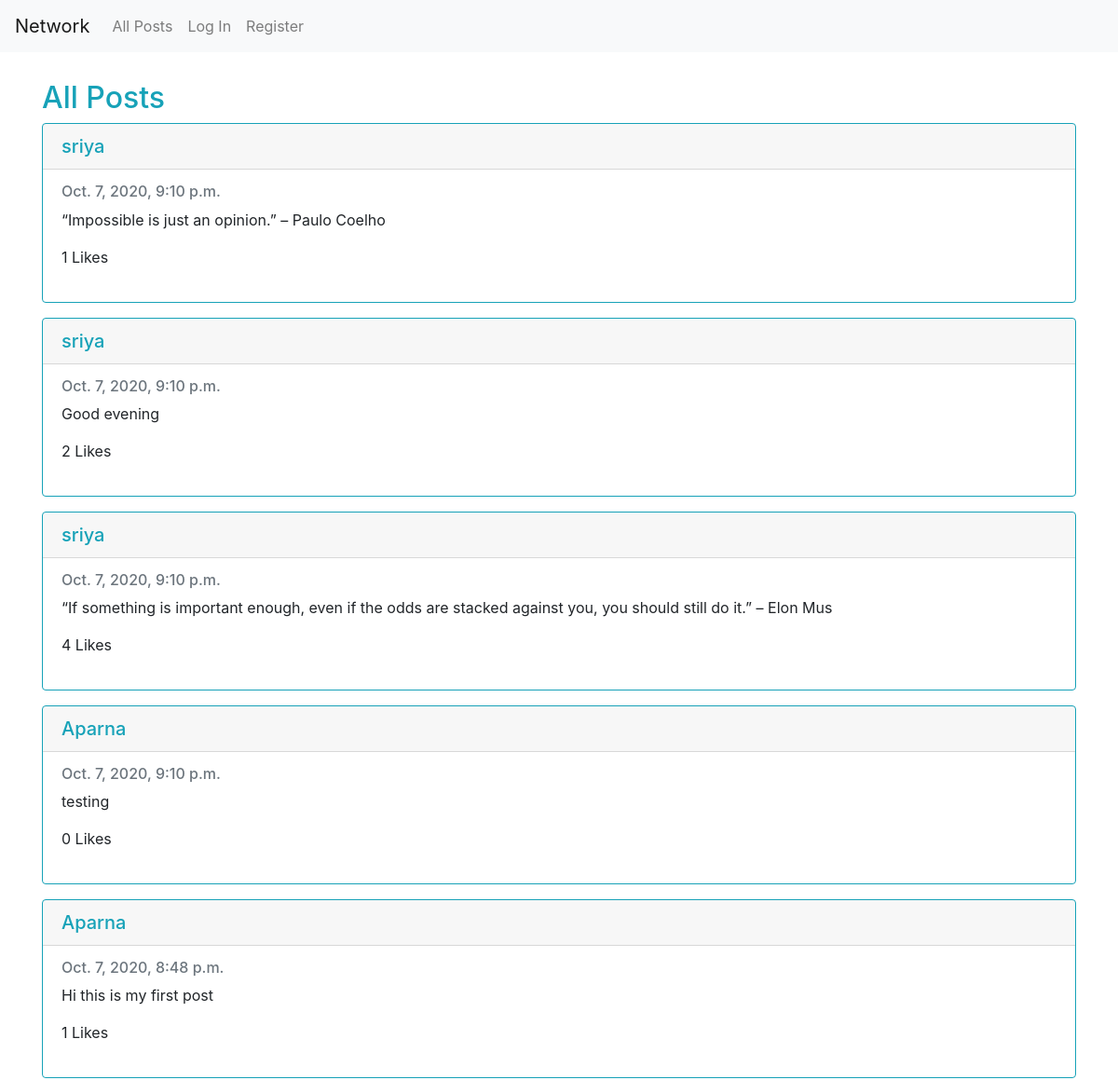
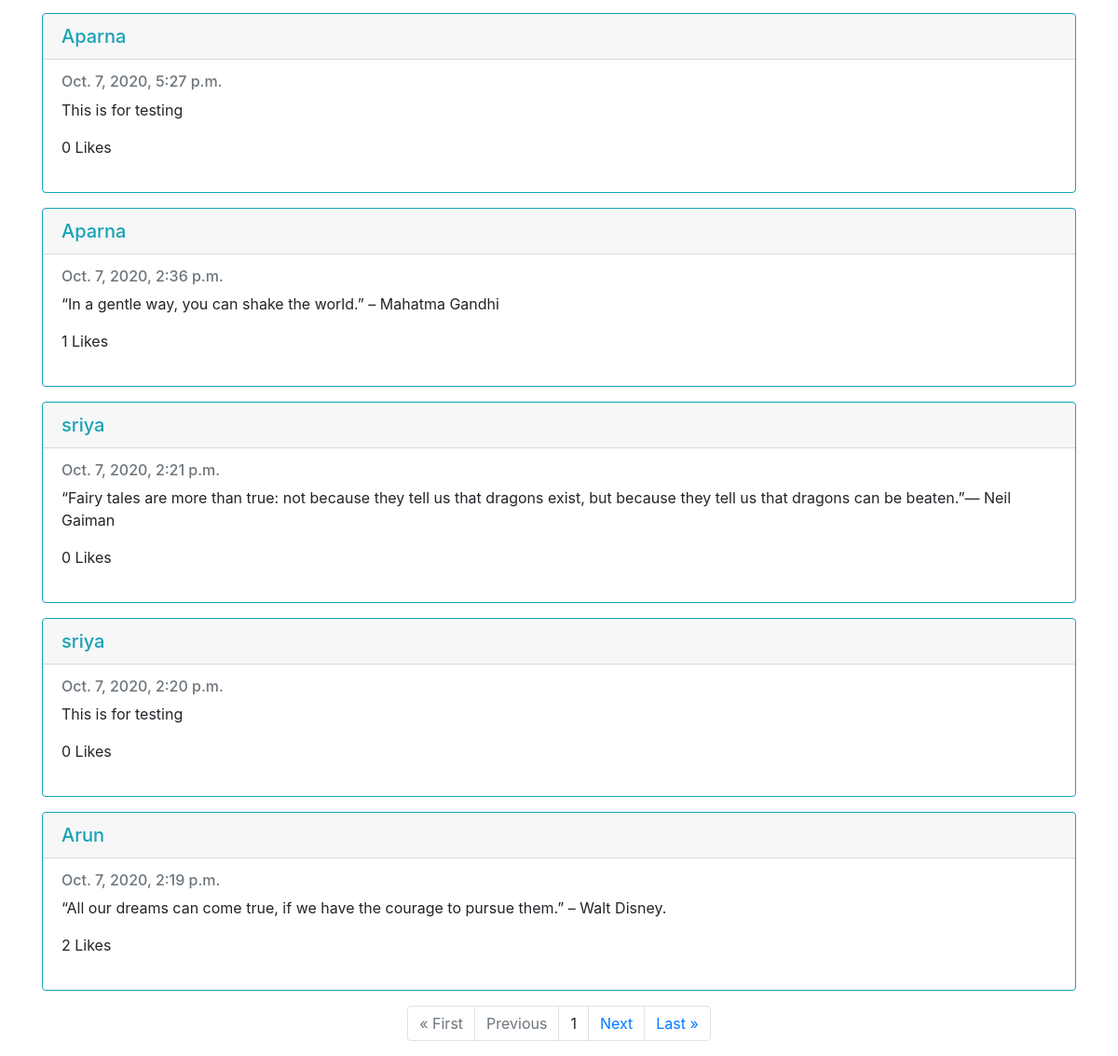
The page / on the database its author committed (2 pictures, top to bottom).
### network/models.py (models this page shows, shortened)
class Post(models.Model):
    content = models.TextField()
    user = models.ForeignKey('User', on_delete=models.CASCADE, related_name='author')
    date = models.DateTimeField(auto_now=True, blank=True)
    liked = models.ManyToManyField('User', default=None, blank=True, related_name='post_likes')

class User(AbstractUser):
    pass

### network/views.py (the view)
# urls.py: path("", views.index, name="index"),
def index(request):
    posts = Post.objects.all().order_by('-date')
    paginator = Paginator(posts, 10)
    page_number = request.GET.get('page')
    page_obj = paginator.get_page(page_number)
    return render(request, "network/index.html", {
        'page_obj': page_obj
    })

### network/templates/network/index.html (shortened to what this page needs)
{% extends "network/layout.html" %}
{% block body %}
<div class="container">
<h2 class="heading">All Posts</h2>
{% for post in page_obj %}
    <div class="card border-info mb-3">
        <h5 class="card-header text-info"><a href="{% url 'profile' post.user %}"> {{ post.user}}</a></h5>
        <div class="card-body ">
            <h6 class="card-subtitle mb-2 text-muted">{{post.date}}</h6>
            <p class="card-text">{{ post.content }}</p>
            {% if user.is_authenticated %}
                {% if request.user == post.user %}
                    <button type="button" class="edit btn btn-link" data-toggle="modal" data-target="#edit">Edit</button>
                    <div class="modal fade" id="edit" tabindex="-1" role="dialog" aria-labelledby="exampleModalCenterTitle" aria-hidden="true">
                        <div class="modal-dialog modal-dialog-centered" role="document">
                            <div class="modal-content new-post-content">
                                <div class="modal-header">
                                <h5 class="modal-title heading" id="exampleModalLongTitle">Edit Post</h5>
                                <button type="button" class="close" data-dismiss="modal" aria-label="Close">
                                    <span aria-hidden="true">&times;</span>
                                </button>
                                </div>
                                <div class="modal-body">
                                    <form method=post action="{% url 'editpost' post_id=post.id %}">
                                        {% csrf_token %}
                                        <textarea rows="10" class="form-control" name="textarea">{{post.content}}</textarea>
                                        <br>
                                        <div class="modal-footer">
                                            <button class="btn btn-outline-dark save" type="submit" value="Save">Save</button>
                                        </div>
                                    </form>
                                </div>
                            </div>
                        </div>
                    </div>
                    <p class="total-likes">{{post.liked.all.count}} Likes</p>
                {% elif request.user in post.liked.all %}
                    <a class="likebutton" href="#" data-catid="{{ post.id }}" id="{{post.id}}" data-total="{{post.liked.all.count}}"  data-value="Unlike" value="submit"><i class="fa fa-heart" id="heart{{post.id}}" style="color:red;"></i><span id="liked{{post.id}}">{{post.liked.all.count}}</span> Likes</a>
                {% else %}
                    <a class="likebutton" href="#" data-catid="{{ post.id }}" id="{{post.id}}" data-total="{{post.liked.all.count}}"  data-value="Like" value="submit"><i class="fa fa-heart" id="heart{{post.id}}" style="color:black;"></i><span id="liked{{post.id}}">{{post.liked.all.count}}</span> Likes</a>
                {% endif %}
            {% else %}
                <p class="total-likes">{{post.liked.all.count}} Likes</p>
            {% endif %}
        </div>
    </div>
{% endfor %}
<ul class="pagination justify-content-center">
    {% if page_obj.has_previous %}
        <li class="page-item"><a href="?page=1" class="page-link">&laquo; First</a></li>
        <li class="page-item"><a href="?page={{ page_obj.previous_page_number }}" class="page-link">Previous</a></li>
    {% else %}
    <li class="page-item disabled"><a class="page-link">&laquo; First</a></li>
    <li class="page-item disabled"><a class="page-link">Previous</a></li>
    {% endif %}
    {% if page_obj.number %}
    <li class="page-item"><a class="page-link">{{ page_obj.number }}</a></li>
    {% else %}
    <li class="page-item"><a class="page-link">0</a></li>
    {% endif %}
    {% if page_obj.has_next %}
    <li class="page-item"><a href="?page={{ page_obj.next_page_number }}" class="page-link">Next</a></li>
    <li class="page-item"><a href="?page={{ page_obj.paginator.num_pages }}" class="page-link">Last &raquo;</a></li>
    {% else %}
    <li class="page-item disabled"><a class="page-link">Next</a></li>
    <li class="page-item disabled"><a class="page-link">Last &raquo;</a></li>
    {% endif %}
</ul>
</div>
{% endblock %}

### network/templates/network/layout.html (shortened to what this page needs)
{% load static %}
<!DOCTYPE html>
<html lang="en">
    <head>
        <link rel="stylesheet" href="https://stackpath.bootstrapcdn.com/bootstrap/4.4.1/css/bootstrap.min.css">
        <link href="{% static 'network/styles.css' %}" rel="stylesheet">
        <link rel="stylesheet" href="https://cdnjs.cloudflare.com/ajax/libs/font-awesome/4.7.0/css/font-awesome.min.css">
    </head>
    <body>
        <nav class="navbar navbar-expand-lg navbar-light bg-light">
            <a class="navbar-brand" href="#">Network</a>
            <div>
              <ul class="navbar-nav mr-auto">
                <li class="nav-item">
                  <a class="nav-link" href="{% url 'index' %}">All Posts</a>
                </li>
                {% if user.is_authenticated %}
                    <li class="nav-item">
                        <a class="nav-link" href="{% url 'following' user.username %}">Following</a>
                    </li>
                    <li class="nav-item">
                        <a class="nav-link" href="{% url 'logout' %}">Log Out</a>
                    </li>
                {% else %}
                    <li class="nav-item">
                        <a class="nav-link" href="{% url 'login' %}">Log In</a>
                    </li>
                    <li class="nav-item">
                        <a class="nav-link" href="{% url 'register' %}">Register</a>
                    </li>
                {% endif %}
              </ul>
            </div>
          </nav>
        <div class="body">
            {% block body %}
            {% endblock %}
        </div>
    </body>
</html>

### network/static/network/styles.css (style rules this page uses)
.container { margin-top: 30px; }
.card-header a { text-decoration: none; color: #17a2b8; position: relative; }
.btn-link, .heading { color: #17a2b8; }

### rows shown on the page
Post: user "sriya", date "Oct. 7, 2020, 9:10 p.m.", content "“Impossible is just an opinion.” – Paulo Coelho", liked.all.count "1"
Post: user "sriya", date "Oct. 7, 2020, 9:10 p.m.", content "Good evening", liked.all.count "2"
Post: user "sriya", date "Oct. 7, 2020, 9:10 p.m.", content "“If something is important enough, even if the odds are stacked against you, you should still do it.” – Elon Mus", liked.all.count "4"
Post: user "Aparna", date "Oct. 7, 2020, 9:10 p.m.", content "testing", liked.all.count "0"
Post: user "Aparna", date "Oct. 7, 2020, 8:48 p.m.", content "Hi this is my first post", liked.all.count "1"
Post: user "Aparna", date "Oct. 7, 2020, 5:27 p.m.", content "This is for testing", liked.all.count "0"
Post: user "Aparna", date "Oct. 7, 2020, 2:36 p.m.", content "“In a gentle way, you can shake the world.” – Mahatma Gandhi", liked.all.count "1"
Post: user "sriya", date "Oct. 7, 2020, 2:21 p.m.", content "“Fairy tales are more than true: not because they tell us that dragons exist, but because they tell us that dragons can be beaten.”― Neil Gaiman", liked.all.count "0"
Post: user "sriya", date "Oct. 7, 2020, 2:20 p.m.", content "This is for testing", liked.all.count "0"
Post: user "Arun", date "Oct. 7, 2020, 2:19 p.m.", content "“All our dreams can come true, if we have the courage to pursue them.” – Walt Disney.", liked.all.count "2"

### other values the page prints
{{ page_obj.number }} "1"
